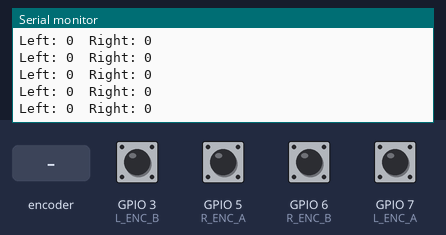
Bench run of a sketch on a simulated ESP32-S3. Shown: the last lines printed to the serial monitor. The test bench sets the inputs (shaded band); at power-on: GPIO 3 (L_ENC_B), GPIO 5 (R_ENC_A), GPIO 6 (R_ENC_B), GPIO 7 (L_ENC_A) HIGH.

Above: at 2.2 s.
2.3 s: rotary encoder on GPIO 5 (R_ENC_A) / GPIO 3 (L_ENC_B) turned 1 step (first pin leading)
At 2.56 s:
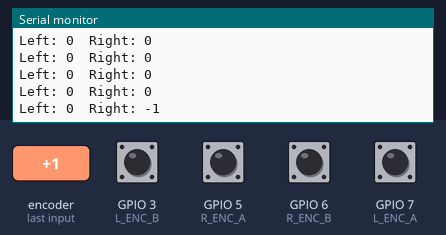
4.0 s: GPIO 7 (L_ENC_A) pulled LOW for 0.15 s
At 4.36 s:
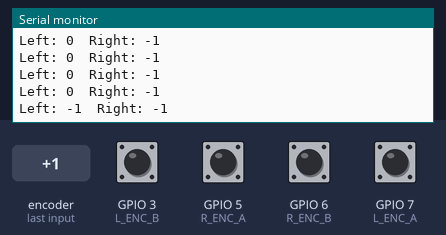
5.6 s: GPIO 7 (L_ENC_A) pulled LOW for 1 s
At 6.76 s:
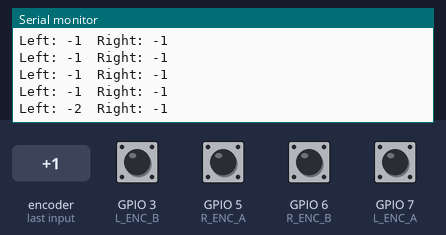
8.1 s: rotary encoder on GPIO 5 (R_ENC_A) / GPIO 3 (L_ENC_B) turned 1 step (first pin leading)
At 8.36 s:
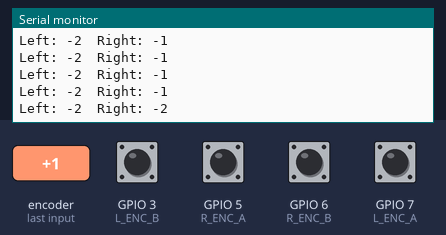
Timing chart, 0 to 10.8 s (numbered marks = the images above; inputs shaded):
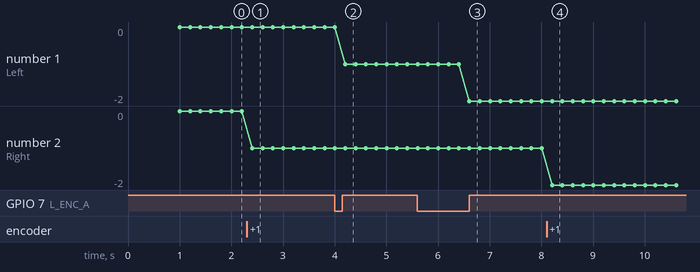

Measured:
- after the input at 2.3 s, the serial monitor: prints a new line after 0.10 s (image 1)
- after the input at 4.0 s, the serial monitor: prints a new line after 0.20 s (image 2)
- after the input at 5.6 s, the serial monitor: prints a new line after 1.0 s (image 3)
- after the input at 8.1 s, the serial monitor: prints a new line after 0.11 s (image 4)
- plotted number 1: -1 → -2 after the input at 5.6 s
- plotted number 2: 0 → -1 after the input at 2.3 s

The sketch:

e7_encoders.ino
```cpp
// e7_encoders - Quadrature encoder readouts
// Left:  A=7, B=3 | Right: A=5, B=6
//
// Each motor has a quadrature encoder with two channels (A and B) offset by
// 90 degrees. By comparing which channel changes first we can determine both
// the speed and the direction of rotation.
//
//   A:  ___|‾‾‾|___|‾‾‾|___
//   B:  _|‾‾‾|___|‾‾‾|_____
//        →  forward (B lags A)
//
// We attach an interrupt to the A channel of each encoder. On every rising
// edge of A we sample B: if B is LOW the motor is spinning forward; if B is
// HIGH it is spinning in reverse.

#define L_ENC_A 7
#define L_ENC_B 3
#define R_ENC_A 5
#define R_ENC_B 6

volatile long leftCount  = 0;
volatile long rightCount = 0;

void IRAM_ATTR onLeftA() {
  leftCount += (digitalRead(L_ENC_B) == LOW) ? 1 : -1;
}

void IRAM_ATTR onRightA() {
  rightCount += (digitalRead(R_ENC_B) == LOW) ? 1 : -1;
}

void setup() {
  Serial.begin(115200);

  pinMode(L_ENC_A, INPUT_PULLUP); pinMode(L_ENC_B, INPUT_PULLUP);
  pinMode(R_ENC_A, INPUT_PULLUP); pinMode(R_ENC_B, INPUT_PULLUP);

  attachInterrupt(digitalPinToInterrupt(L_ENC_A), onLeftA,  RISING);
  attachInterrupt(digitalPinToInterrupt(R_ENC_A), onRightA, RISING);

  delay(1000);
  Serial.println("=== Encoder Test ===");
  Serial.println("Spin each wheel by hand and watch the counts change.");
}

void loop() {
  // Snapshot counts with interrupts disabled to avoid a torn read
  noInterrupts();
  long l = leftCount;
  long r = rightCount;
  interrupts();

  Serial.print("Left: "); Serial.print(l);
  Serial.print("  Right: "); Serial.println(r);
  delay(200);
}
```
